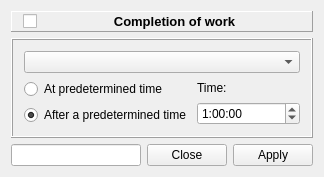
<?xml version="1.0" encoding="UTF-8"?>
<ui version="4.0">
 <class>MainWindow</class>
 <widget class="QMainWindow" name="MainWindow">
  <property name="geometry">
   <rect>
    <x>0</x>
    <y>0</y>
    <width>324</width>
    <height>173</height>
   </rect>
  </property>
  <property name="windowTitle">
   <string>Scheduler</string>
  </property>
  <widget class="QWidget" name="centralWidget">
   <layout class="QVBoxLayout" name="verticalLayout_3">
    <item>
     <widget class="QFrame" name="frame">
      <property name="frameShape">
       <enum>QFrame::Panel</enum>
      </property>
      <property name="frameShadow">
       <enum>QFrame::Raised</enum>
      </property>
      <layout class="QHBoxLayout" name="horizontalLayout">
       <property name="spacing">
        <number>2</number>
       </property>
       <property name="topMargin">
        <number>2</number>
       </property>
       <property name="rightMargin">
        <number>2</number>
       </property>
       <property name="bottomMargin">
        <number>2</number>
       </property>
       <item>
        <widget class="QCheckBox" name="completionOfWork">
         <property name="text">
          <string/>
         </property>
        </widget>
       </item>
       <item>
        <widget class="QLabel" name="label_completionOfWork">
         <property name="sizePolicy">
          <sizepolicy hsizetype="Expanding" vsizetype="Preferred">
           <horstretch>0</horstretch>
           <verstretch>0</verstretch>
          </sizepolicy>
         </property>
         <property name="text">
          <string>&lt;html&gt;&lt;head/&gt;&lt;body&gt;&lt;p&gt;&lt;span style=&quot; font-size:10pt; font-weight:600;&quot;&gt;Completion of work&lt;/span&gt;&lt;/p&gt;&lt;/body&gt;&lt;/html&gt;</string>
         </property>
         <property name="alignment">
          <set>Qt::AlignCenter</set>
         </property>
        </widget>
       </item>
      </layout>
     </widget>
    </item>
    <item>
     <widget class="QFrame" name="frame_completionOfWork">
      <property name="sizePolicy">
       <sizepolicy hsizetype="Preferred" vsizetype="Expanding">
        <horstretch>0</horstretch>
        <verstretch>0</verstretch>
       </sizepolicy>
      </property>
      <property name="frameShape">
       <enum>QFrame::Box</enum>
      </property>
      <property name="frameShadow">
       <enum>QFrame::Raised</enum>
      </property>
      <layout class="QVBoxLayout" name="verticalLayout_4">
       <item>
        <widget class="QComboBox" name="options"/>
       </item>
       <item>
        <layout class="QHBoxLayout" name="horizontalLayout_2">
         <item>
          <layout class="QVBoxLayout" name="verticalLayout">
           <item>
            <widget class="QRadioButton" name="at">
             <property name="text">
              <string>At predetermined time</string>
             </property>
            </widget>
           </item>
           <item>
            <widget class="QRadioButton" name="after">
             <property name="text">
              <string>After a predetermined time</string>
             </property>
             <property name="checked">
              <bool>true</bool>
             </property>
            </widget>
           </item>
          </layout>
         </item>
         <item>
          <layout class="QVBoxLayout" name="verticalLayout_2">
           <item>
            <widget class="QLabel" name="label">
             <property name="text">
              <string>Time:</string>
             </property>
            </widget>
           </item>
           <item>
            <widget class="QTimeEdit" name="time">
             <property name="alignment">
              <set>Qt::AlignLeading|Qt::AlignLeft|Qt::AlignVCenter</set>
             </property>
             <property name="buttonSymbols">
              <enum>QAbstractSpinBox::UpDownArrows</enum>
             </property>
             <property name="displayFormat">
              <string>H:mm:ss</string>
             </property>
             <property name="calendarPopup">
              <bool>false</bool>
             </property>
             <property name="time">
              <time>
               <hour>1</hour>
               <minute>0</minute>
               <second>0</second>
              </time>
             </property>
            </widget>
           </item>
          </layout>
         </item>
        </layout>
       </item>
       <item>
        <spacer name="verticalSpacer">
         <property name="orientation">
          <enum>Qt::Vertical</enum>
         </property>
         <property name="sizeHint" stdset="0">
          <size>
           <width>20</width>
           <height>40</height>
          </size>
         </property>
        </spacer>
       </item>
      </layout>
     </widget>
    </item>
    <item>
     <layout class="QHBoxLayout" name="horizontalLayout_3">
      <item>
       <widget class="QLineEdit" name="remained">
        <property name="alignment">
         <set>Qt::AlignCenter</set>
        </property>
        <property name="readOnly">
         <bool>true</bool>
        </property>
       </widget>
      </item>
      <item>
       <widget class="QDialogButtonBox" name="buttonBox">
        <property name="standardButtons">
         <set>QDialogButtonBox::Apply|QDialogButtonBox::Close</set>
        </property>
       </widget>
      </item>
     </layout>
    </item>
   </layout>
  </widget>
 </widget>
 <layoutdefault spacing="6" margin="11"/>
 <resources/>
 <connections/>
</ui>
